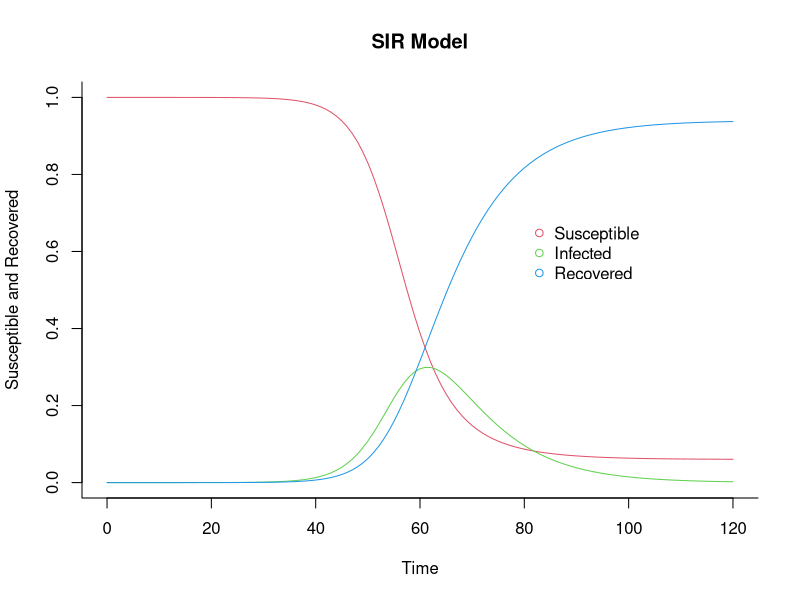
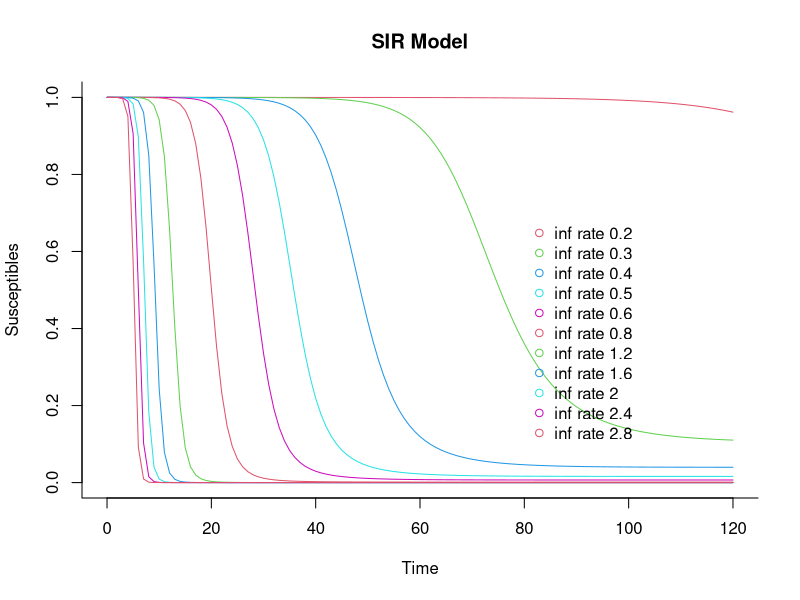
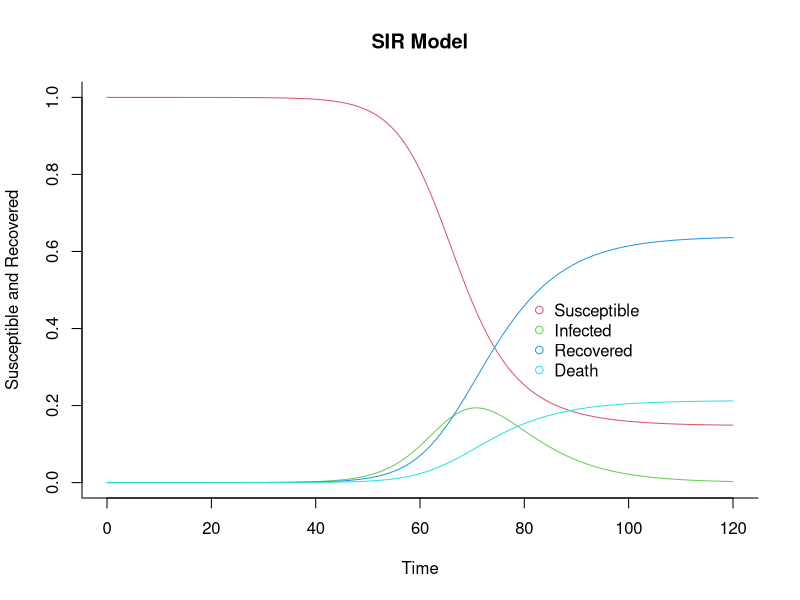
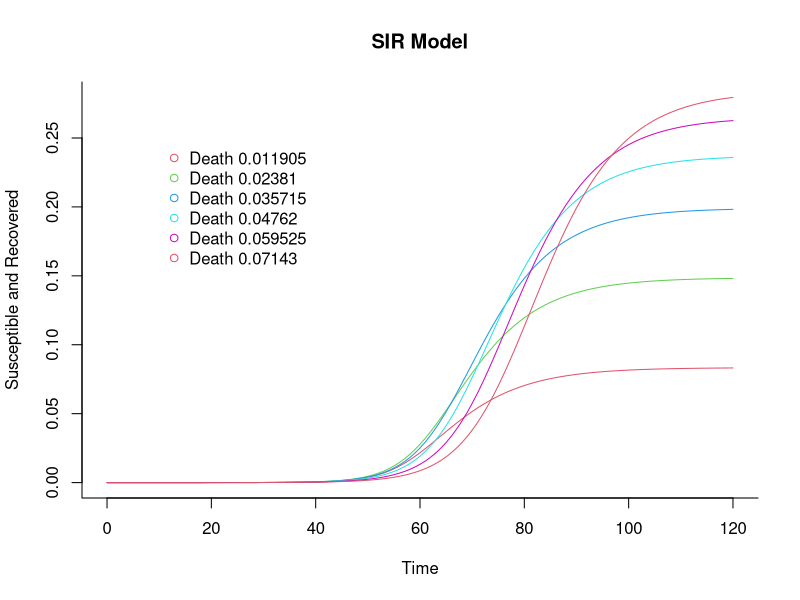
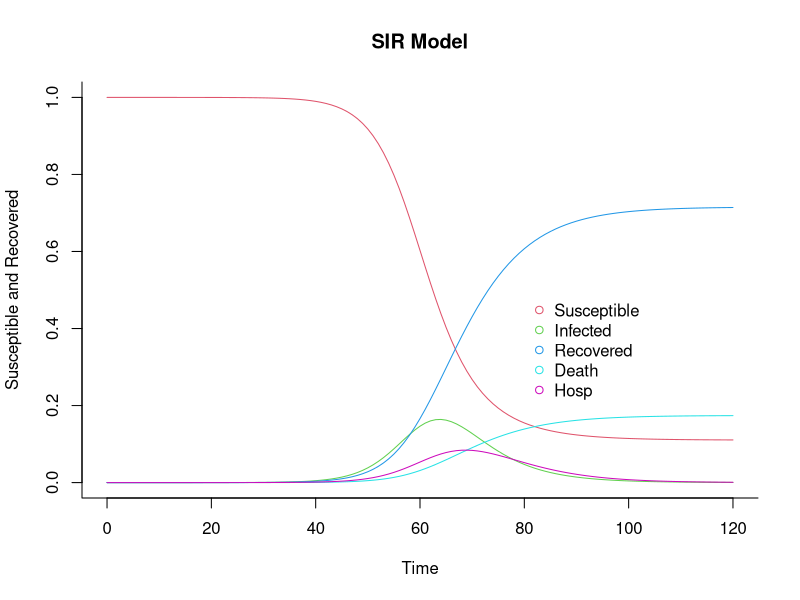
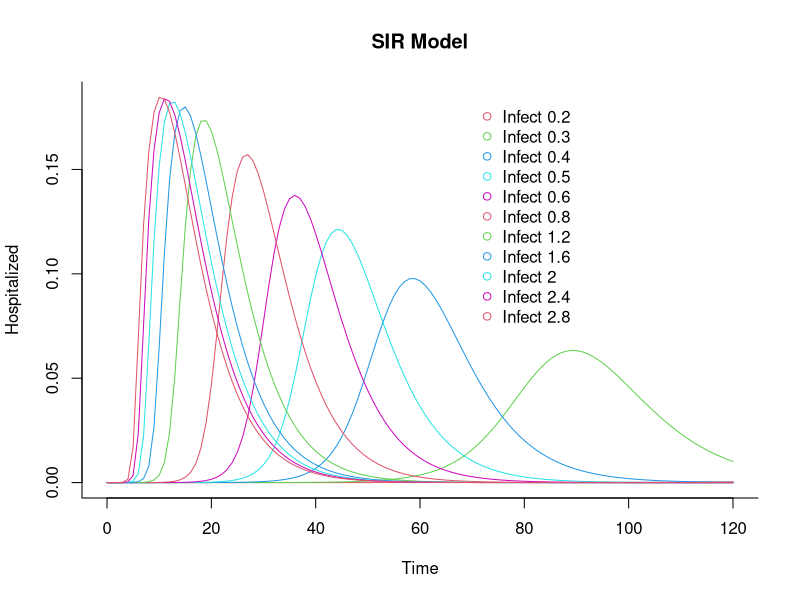
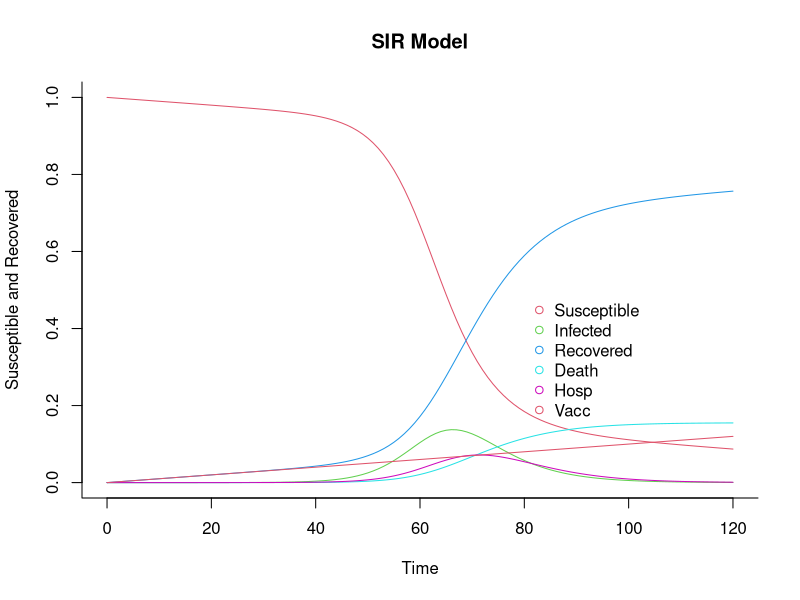

The R source for these figures, in order:

###############
### R Intro ###
###############

### Link:
# https://cran.r-project.org/

# Instalare pachete:
# install.packages("_nume_pachet_")

### Vizualizare / Grafica
# install.packages("ggplot2")

### Ecuatii diferentiale
# install.packages("deSolve")

#################

### incarcare librarii
library(ggplot2)
library(deSolve)

##################
##################

#################
### SIR Model ###
#################

# S = Susceptible
# I = Infected
# R = Removed: Immune (recovered) + Dead;

### Basic SIR Model
sir <- function(time, state, parameters) {
  with(as.list(c(state, parameters)), {
    dS = -infect * S * I;
    dI =  infect * S * I - recov * I;
    dR =  recov * I;

    return(list(c(dS, dI, dR)))
  })
}

solve.sir = function(sir.f, init, parameters, times) {
	## Solve using ode (General Solver for Ordinary Differential Equations)
	out = ode(y = init, times = times, func = sir.f, parms = parameters)
	## change to data frame
	out = as.data.frame(out)
	## Delete time variable
	out$time <- NULL
	return(out)
}

### Plot SIR
legend.xyf = function(times, x=c(0,0)) {
	c(max(times)*2/3, 0.7) + x;
}
plot.sir = function(y, times, legend.lbl=c("Susceptible", "Infected", "Recovered"),
		legend.xy, leg.off=c(0,0), ylab="Susceptible and Recovered") {
  
	if(missing(legend.xy)) legend.xy=legend.xyf(times, leg.off)
	
	matplot(x = times, y = y, type = "l",
        xlab = "Time", ylab = ylab, main = "SIR Model",
        lwd = 1, lty = 1, bty = "l", col = 2:6) # TODO: col = ncol(y);

	## Add legend
	legend(legend.xy[1], legend.xy[2], legend.lbl,
		pch = 1, col = 2:6, bty = "n")
}

basic.lbl = c("Susceptible", "Infected", "Recovered");

#############
### run Model

### Set parameters

### Time frame
end.time = 120
times = seq(0, end.time, by = 1)

### Proportion in each compartment:
# Susceptible = 0.999999;
# Infected = 0.000001;
# Recovered = 0;
init = c(S = 1-1e-6, I = 1e-6, R = 0.0)

# probability of infection;
infect = 1.4247 / 4
# recovery rate;
recov  = 0.14286 / 1.2

parameters = c(infect = infect, recov = recov)


### Solve using ode
out = solve.sir(sir, init, parameters, times)
head(out, 10)

### Plot 2
plot.sir(out, times)

min(out$S)



#############
#############

solve.SIR = function(param, type="infect") {
	type = match(type, c("infect", "recov"))
	if(type == 1) {
		parameters = c(infect = param, recov = recov)
	} else if(type == 2) {
		parameters = c(infect = infect, recov = param)
	}
	solve.sir(sir, init, parameters, times)$S;
}

# probability of infection;
infect = 1.4247 / 4
# recovery rate;
recov  = 0.14286 / 1.2

infect.seq = c(0.2, 0.3, 0.4, 0.5, 0.6, seq(0.8, 3, by=0.4))
out = sapply(infect.seq, solve.SIR)
plot.sir(out, times, legend.lbl=paste("inf rate", infect.seq), ylab="Susceptibles")


#####################
#####################

### SIR + Death Model

sir <- function(time, state, parameters) {
  with(as.list(c(state, parameters)), {
    dS = -infect * S * I;
    dI =  infect * S * I - recov * I - death * I; 
    dR =  recov * I;
  	dD =  death * I;
    return(list(c(dS, dI, dR, dD)));
  })
}


# probability of infection;
infect = 1.4247 / 4
# recovery rate;
recov  = 0.14286 / 1.2
# death rate;
death = recov / 3;

parameters = c(infect = infect, recov = recov, death=death)
init = c(S = 1-1e-6, I = 1e-6, R = 0.0, D = 0.0)


### Solve using ode
out = solve.sir(sir, init, parameters, times)
head(out, 10)

### Plot 3
plot.sir(out, times, legend.lbl = c(basic.lbl, "Death"), leg.off=c(0, -0.2))


### Comparisons
solve.SIR = function(param, type="infect") {
	type = match(type, c("infect", "recov", "death", "hosp"))
	if(is.na(type)) stop("Invalid type!")
	parameters[type] = param
	solve.sir(sir, init, parameters, times)$D;
}



death.seq = recov * seq(0.1, 0.6, by=0.1) #?
out = sapply(death.seq, solve.SIR, type="death")
plot.sir(out, times, legend.lbl=paste("Death", death.seq), legend.xy=c(10,0.25))



#####################
#####################

### SIR + Hospital
# - different mortalities in Hospital vs Community

sir <- function(time, state, parameters) {
  with(as.list(c(state, parameters)), {
    dS = -infect * S * I - infect * S * H; # both I & H infect!
    dI =  infect * S * I + infect * S * H - recov * I - death * I - hosp * I;
	  dH =  hosp * I - recov.h * H - death.h * H;
    dR =  recov * I + recov.h * H;
	  dD =  death * I + death.h * H;

    return(list(c(dS, dI, dR, dD, dH)));
  })
}


# probability of infection;
infect = 1.4247 / 4
# recovery rate;
recov  = 0.14286 / c(1.2, 1.3)
# death rate;
death = recov * c(1/10, 1/2);
# hospitalization
hosp = 0.1;

parameters = c(infect = infect,
	recov = recov[1], recov.h = recov[2],
	death=death[1], death.h = death[2], hosp = hosp)
init = c(S = 1 - 1e-6, I = 1e-6, R = 0.0, D = 0.0, H = 0.0)


### Solve using ode
out = solve.sir(sir, init, parameters, times)
head(out, 10)

### Plot
plot.sir(out, times, legend.lbl = c(basic.lbl, "Death", "Hosp"), leg.off=c(0, -0.2))


### Comparisons
solve.SIR = function(param, type="infect") {
	type = match(type, c("infect", "recov", "death", "hosp"))
	if(is.na(type)) stop("Invalid type!")
	parameters[type] = param
	solve.sir(sir, init, parameters, times)$H;
}

infect.seq = c(0.2, 0.3, 0.4, 0.5, 0.6, seq(0.8, 3, by=0.4))
out = sapply(infect.seq, solve.SIR, type="infect")
plot.sir(out, times, ylab="Hospitalized",
	legend.lbl=paste("Infect", infect.seq), legend.xy=c(70,0.185))



#####################
#####################

### SIR + Old Age + Hospital
# - different mortalities for Old age vs Young;
# - different mortalities for Hospital vs Community;

### TODO: homework;


# V = S0 * proportie_varstnici; [ex. 0.2]



#####################
#####################

### SIR + Vaccine

sir <- function(time, state, parameters) {
  with(as.list(c(state, parameters)), {
	# TODO: verify (time > 500) & correct!
	  dV = min(S, vacc); # V protects, therefore reduces S;
    dS = -infect * S * I - infect * S * H - dV; # both I & H infect!
    dI =  infect * S * I + infect * S * H - recov * I - death * I - hosp * I;
	  dH =  hosp * I - recov.h * H - death.h * H;
    dR =  recov * I + recov.h * H + dV;
  	dD =  death * I + death.h * H;
	# Note: dR includes also dV;

    return(list(c(dS, dI, dR, dD, dH, dV)));
  })
}


# probability of infection;
infect = 1.4247 / 4
# recovery rate;
recov  = 0.14286 / c(1.2, 1.3)
# death rate;
death = recov * c(1/10, 1/2);
# hospitalization
hosp = 0.1;
# vaccination
vacc = 1 / 1000; # ~ 3 years for entire population;

parameters = c(infect = infect,
	recov = recov[1], recov.h = recov[2],
	death=death[1], death.h = death[2], hosp = hosp, vacc = vacc)
init = c(S = 1-1e-6, I = 1e-6, R = 0.0, D = 0.0, H = 0.0, V = 0.0)


### Solve using ode
out = solve.sir(sir, init, parameters, times)
head(out, 10)

### Plot
plot.sir(out, times, legend.lbl = c(basic.lbl, "Death", "Hosp", "Vacc"), leg.off=c(0, -0.2))


### TODO:
# - comparisons in Mortality & Hospitalization
#   vs different Vaccination rates;
# - preferential vaccination in older individuals:
#   model with old age group;


#####################
#####################

### SIR + Hospital + Superinfection

### TODO:
# - add Term: superinfect * S * I^2;
# - evaluate impact of "superinfection" on hospitalization (H):
#   superinfect = seq(0, 10, by=1);



### SIR + Hospital(S) + Hospital(I)

### TODO:
# - Hospital:
#   Hn = non-infected, Hi = infected hospitalized;
#   Hi: infects only Hn;
#   dHn = - infectH * Hn * Hi;
#   dHi = ... + infectH * Hn * Hi;



### Vizualizare

### TODO (urmatoarele ore)
# - interfete interactive: shiny app, dashboard;
